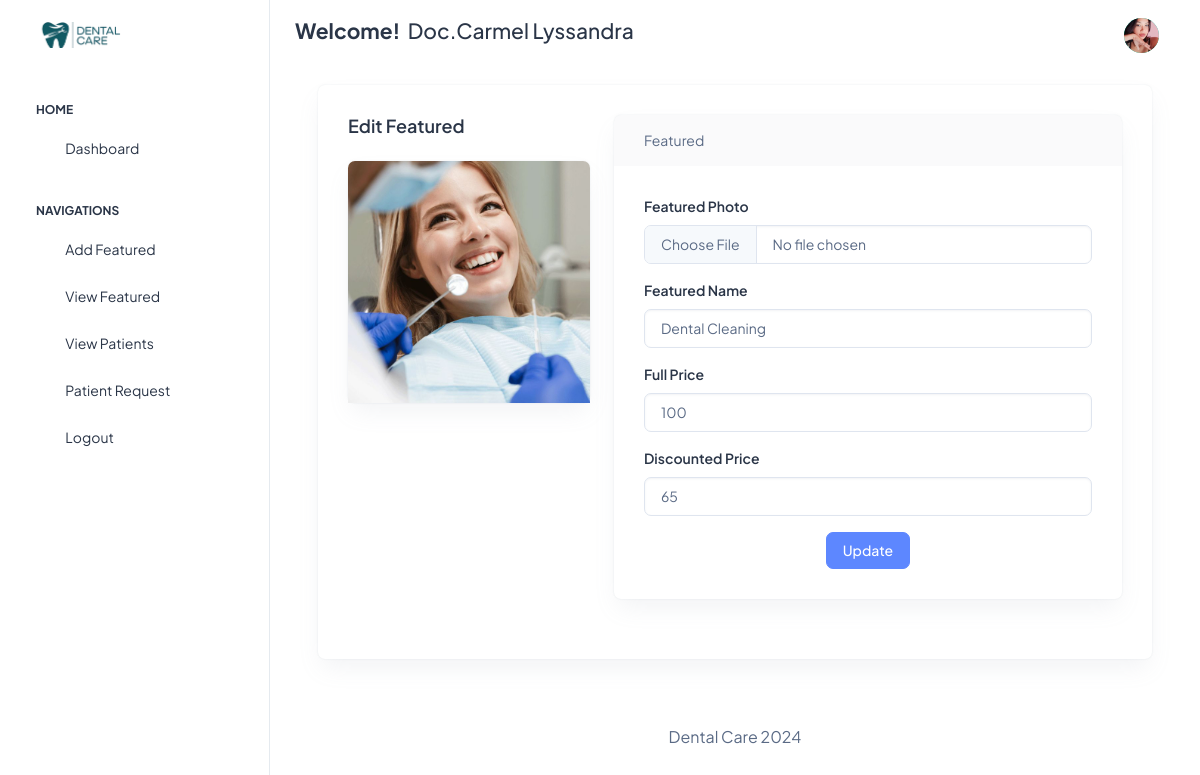
Screenshot of /Featured/Edit/1 (signed in) with the database file from the repository.
### app/models.py (models this page shows, shortened)
class CustomUser(AbstractUser):
    USER = (
        ('1','Dentist'),
        ('2', 'Patient'),
    )
    user_type = models.CharField(choices=USER,max_length=50,default=1)
    profile_pic = models.ImageField(upload_to='media/profile_pic',null=True,blank=False)
    address = models.TextField()
    postal = models.TextField()
    gender = models.CharField(max_length=100)
    contact_number = models.TextField()

class Featured(models.Model):
    name = models.CharField(max_length=100)
    featured_photo = models.ImageField(upload_to="media/uploads",null=True,blank=False)
    full_price = models.TextField()
    discounted_price = models.TextField()
    created_at = models.DateField(auto_now_add=True)
    updated_at = models.DateField(auto_now=True)

### dental_care_management/Dentist_Views.py (the view)
# urls.py: path('Featured/Edit/<str:id>',Dentist_Views.EDIT_FEATURED,name="edit_featured"),
def EDIT_FEATURED(request,id):
    featured = Featured.objects.get(id = id)
    context = {
        'featured':featured,
    }
    return render(request,'Dentist/edit_featured.html',context)

### templates/Dentist/edit_featured.html (shortened to what this page needs)
{% extends 'base.html'%}
{% load static %}
{% block content %}
<div class="container-fluid">
    <div class="container-fluid">
      <div class="card">
        <div class="card-body">
          <div class="row">
            <div class="col-md-4">
              <h5 class="card-title fw-semibold mb-4">Edit Featured</h5>
              <div class="card">
                <img src="/{{featured.featured_photo}}" class="card-img-top" alt="...">
              </div>
            </div>
            <div class="col-md-8">
              <div class="card">
                <div class="card-header">
                  Featured
                </div>
                <div class="card-body">
                    <form method="post" action="{% url 'update_featured' %}" enctype="multipart/form-data">
                        <div class="mb-3">
                            <label class="form-label">Featured Photo</label>
                            <input type="file" class="form-control"  name="featured_photo"  >
                          </div>
                          <div class="mb-3">
                            <label class="form-label">Featured Name</label>
                            <input type="text" class="form-control" name="featured_name" value="{{featured.name}}" required>
                          </div>
                      <div class="mb-3">
                        <label class="form-label">Full Price</label>
                        <input type="text" class="form-control" name="full_price"  value="{{featured.full_price}}" required>
                      </div>
                      <div class="mb-3">
                        <label class="form-label">Discounted Price</label>
                        <input type="text" class="form-control" name="discounted_price" value="{{featured.discounted_price}}">
                      </div>
                      <div class="d-flex justify-content-center">
                      <button type="submit" class="btn btn-primary">Update</button>
                      </div>
                    </form>
                </div>
              </div>
              </div>
            </div>
          </div>
        </div>
      </div>
    </div>
  </div>
{%endblock%}

### templates/includes/header.html (shortened to what this page needs)
{% load static %}
<header class="app-header">
        <nav class="navbar navbar-expand-lg navbar-light">
          <ul class="navbar-nav">
            {% if user.user_type == '1' %}
            <li class="nav-item">
              <h4><strong>Welcome!</strong>&nbsp;&nbsp;<span>Doc.{{user.first_name}} {{user.last_name}}</span></h4>
            </li>
            {%elif user.user_type == '2' %}
            <li class="nav-item">
              <h4><strong>Welcome!</strong>&nbsp;&nbsp;<span>{{user.first_name}} {{user.last_name}}</span></h4>
            </li>
            {%endif%}
          </ul>
          <div class="navbar-collapse justify-content-end px-0" id="navbarNav">
            <ul class="navbar-nav flex-row ms-auto align-items-center justify-content-end">
              <li class="nav-item dropdown">
                <a class="nav-link nav-icon-hover" href="javascript:void(0)" id="drop2" data-bs-toggle="dropdown"
                  aria-expanded="false">
                  {% if user.profile_pic == "" %}
                  <img src="{% static 'assets/images/profile/user-1.jpg' %}" alt="" width="35" height="35" class="rounded-circle bg-success" >
                  {% else %}
                  <img src="/{{user.profile_pic}}" alt="" width="35" height="35" class="rounded-circle bg-success">
                  {%endif%}
                </a>
              </li>
            </ul>
          </div>
        </nav>
      </header>

### rows the page displays
CustomUser: first_name "Carmel", last_name "Lyssandra", profile_pic (picture)
Featured: featured_photo (picture), featured_name "Dental Cleaning", full_price "100", discounted_price "65"
